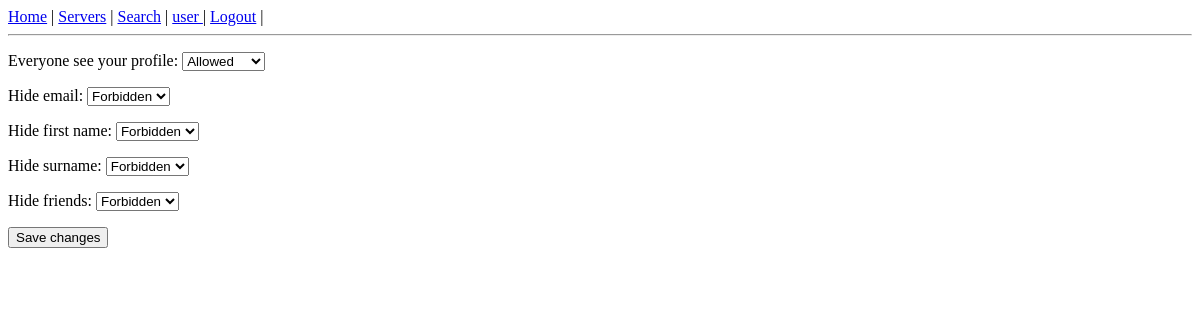
Before: /edit-user/user/permissions (signed in) with the older database file.
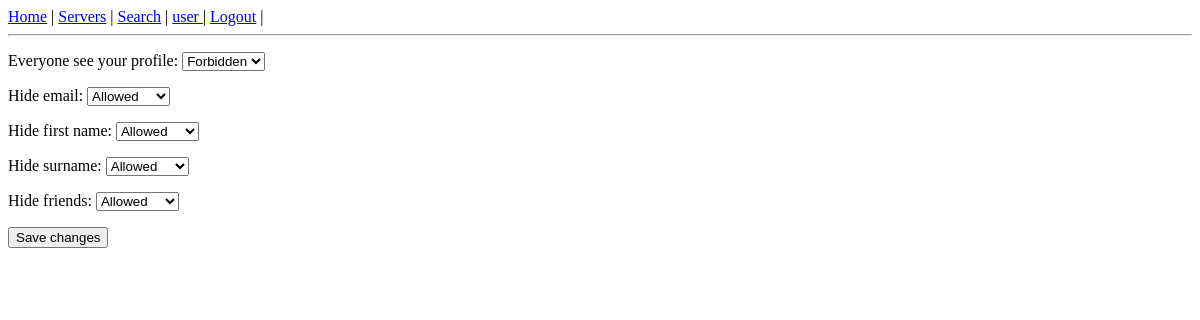
After: the same page with the newer database file.
### viperchat/models.py (models this page shows, shortened)
class UserPermissionSettings(models.Model):
    CHOICES = (
        ('Allowed', 'Allowed'),
        ('Forbidden', 'Forbidden'),
    )
    everyone_see_your_profile = models.CharField(max_length=20, choices=CHOICES, default='Allowed')
    hide_email = models.CharField(max_length=20, choices=CHOICES, default='Forbidden')
    hide_first_name = models.CharField(max_length=20, choices=CHOICES, default='Forbidden')
    hide_surname = models.CharField(max_length=20, choices=CHOICES, default='Forbidden')
    hide_friends = models.CharField(max_length=20, choices=CHOICES, default='Forbidden')
    user = models.OneToOneField(User, on_delete=models.CASCADE, blank=True, null=True)

### viperchat/views.py (the view, shortened to what this page needs)
# urls.py: path('edit-user/<slug:username>/permissions', vchat.UserProfilePermissions.as_view(), name='change_profile_permissions'),
class UserProfilePermissions(LoginRequiredMixin, UserPassesTestMixin, UpdateView):
    model = UserPermissionSettings
    template_name = 'viperchat/user_permissions.html'
    form_class = UserPermissionForm
    def test_func(self):
        user = User.objects.get(username=self.kwargs['username'])
        if user == self.request.user:
            return True
        raise PermissionDenied
    def get_object(self):
        user_permission_settings = UserPermissionSettings.objects.get(user=self.request.user)
        return user_permission_settings

### viperchat/forms.py
class UserPermissionForm(forms.ModelForm):
    class Meta:
        model = UserPermissionSettings
        fields = ['everyone_see_your_profile', 'hide_email', 'hide_email', 'hide_first_name',
                   'hide_surname', 'hide_friends'
                  ]

### viperchat/context_processor.py (called while the page is built)
def get_create_room_permission(request):
    content_type = ContentType.objects.get_for_model(Server)
    permission = Permission.objects.get(codename='create_room_in_server', content_type=content_type)
    return {'create_permission': permission}

def get_homepage(request):
    return {'welcome': 'Welcome to great chat'}

def get_server_list(request):
    public_servers = Server.objects.filter(is_private=False)
    return {'server_list': public_servers}

def get_edit_permissions(request):
    permission = Permission.objects.get(codename='edit_permissions_in_server')
    return {'edit_permissions': permission}

def get_delete_user(request):
    permission = Permission.objects.get(codename='delete_user_from_server')
    return {'delete_users_permission': permission}

def get_send_invite_permission(request):
    permission = Permission.objects.get(codename='send_invitation')
    return {'send_invitation_permission': permission}

### templates/viperchat/user_permissions.html (shortened to what this page needs)
{% extends 'viperchat/base.html' %}
{% block content %}
 <form action="" method="POST">
    {{ form.as_p }}
    <input type="submit" value="Save changes">
 </form>
{% endblock %}

Changed rows visible on the page:
changed UserPermissionSettings "Forbidden": everyone_see_your_profile "Allowed" → "Forbidden"; hide_email "Forbidden" → "Allowed"; hide_first_name "Forbidden" → "Allowed"; hide_surname "Forbidden" → "Allowed"; hide_friends "Forbidden" → "Allowed"
